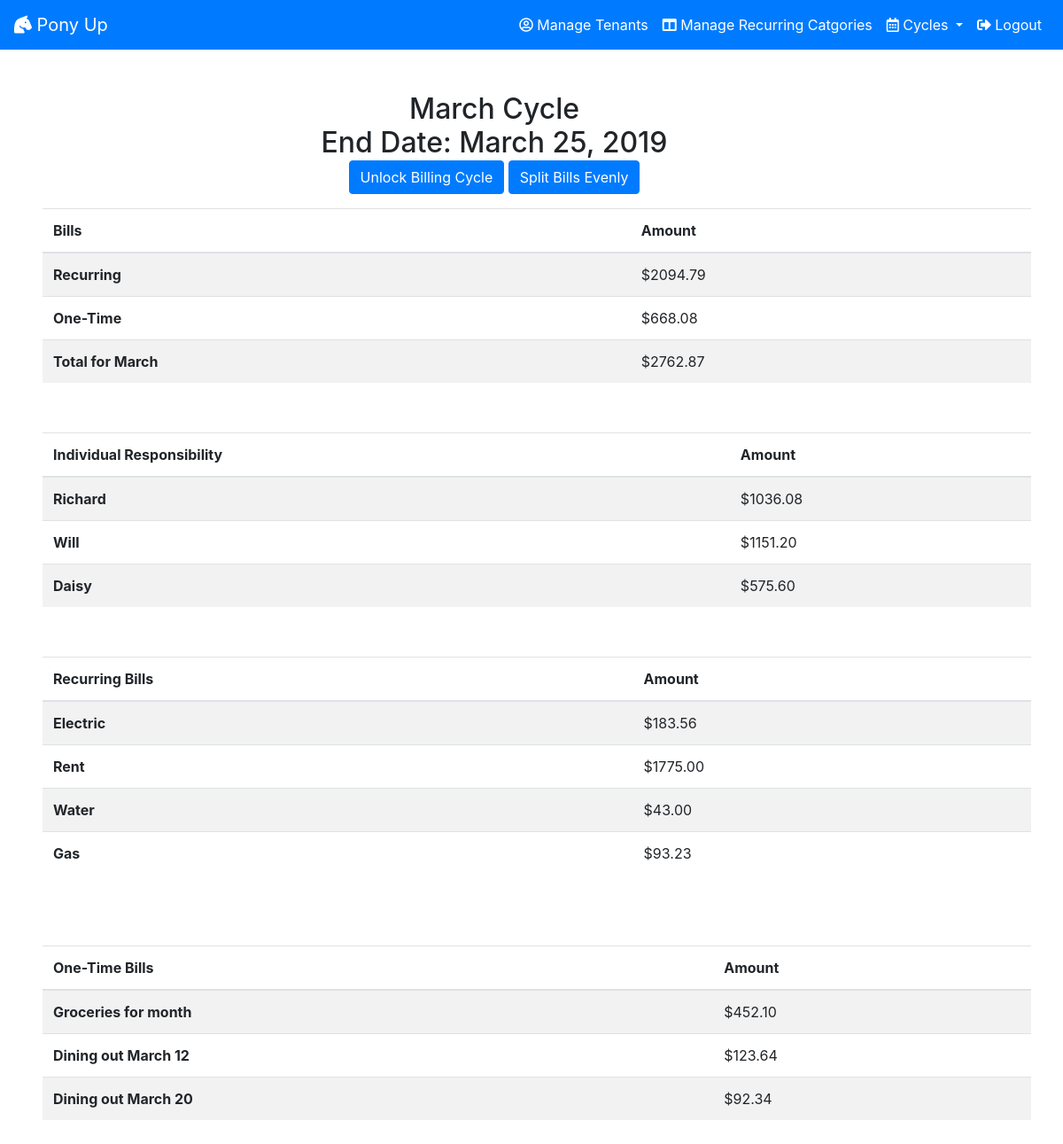
Screenshot of /cycleDetail/55 (signed in) with the database file from the repository.
### cycles/models.py (models this page shows, shortened)
class Cycle(models.Model):
    name = models.CharField(max_length=100)
    inactive = models.BooleanField(default=None, null=False)
    endDate = models.DateField(default=None)
    split = models.IntegerField(default=0)
    manager = models.ForeignKey(User, on_delete=models.CASCADE)

class Tenant(models.Model):
    name =  models.CharField(max_length=100)
    income = models.DecimalField(max_digits=9, decimal_places=2)
    manager = models.ForeignKey(User, on_delete=models.CASCADE)
    deletedOn = models.DateField(default=None, null=True)
    cycle = models.ManyToManyField("Cycle", through='tenantCycle')

class Bills(models.Model):
    name = models.CharField(max_length=100)
    amount = models.DecimalField(max_digits=9, decimal_places=2)
    recurring = models.BooleanField(default=None, null=False)
    cycle = models.ForeignKey(Cycle, on_delete=models.CASCADE)
    manager = models.ForeignKey(User, on_delete=models.CASCADE)

### cycles/views/cyclelist.py (the view)
# urls.py: path('cycleDetail/<int:cycle_id>', views.cycleDetail, name='cycleDetail'),
def cycleDetail(request, cycle_id):
    managerId = request.user.id
    recurringBills = Bills.objects.filter(recurring=1, cycle=cycle_id)
    recurringBillsDue = Bills.objects.filter(
        recurring=1, cycle=cycle_id).aggregate(Sum('amount'))
    oneTimeBills = Bills.objects.filter(recurring=0, cycle=cycle_id)
    oneTimeBillsDue = Bills.objects.filter(
        recurring=0, cycle=cycle_id).aggregate(Sum('amount'))
    print(oneTimeBillsDue)
    cycle = get_object_or_404(Cycle, pk=cycle_id)
    allBillsDue = Bills.objects.filter(cycle=cycle_id).aggregate(Sum('amount'))
    allBillsDueInt = allBillsDue['amount__sum']
    currentTenants = Tenant.objects.filter(cycle=cycle_id)
    currentTenantsIncome = Tenant.objects.filter(
        cycle=cycle_id).aggregate(Sum('income'))
    currentTenantsIncomeInt = currentTenantsIncome['income__sum']
    percentAmtDueSplit = dict()
    duePerTenant = list()
    numberOfTenants = Tenant.objects.filter(cycle=cycle_id).count()
    if allBillsDueInt == None:
        allBillsDueInt = 0
    if cycle.split == 0:
        for tenant in currentTenants:
            if numberOfTenants == 1:
                duePerTenant = allBillsDueInt
            else:
                duePerTenant = allBillsDueInt/numberOfTenants
    elif cycle.split == 1:
        for tenant in currentTenants:
            tenantName = tenant.name
            incomePercent = tenant.income/currentTenantsIncomeInt
            percentAmtDue = allBillsDueInt*incomePercent
            percentAmtDueSplit[tenantName] = percentAmtDue
    context = {'recurringBills': recurringBills, 'recurringBillsDue': recurringBillsDue, 'allBillsDue': allBillsDue, 'oneTimeBillsDue': oneTimeBillsDue,
               'oneTimeBills': oneTimeBills, 'cycle': cycle, 'currentTenants': currentTenants, 'duePerTenant': duePerTenant, 'percentAmtDue': percentAmtDueSplit}
    return render(request, 'cycles/cycleDetail.html', context)

### cycles/templates/cycles/cycleDetail.html (shortened to what this page needs)
{% extends "cycles/index.html" %}
{% block content %}
<div class="maxWidth">
    <br>
    <br>
    <h2 class='mx-5 center'>{{ cycle.name }} Cycle</h2>
    <h2 class='mx-5 center'>End Date: {{ cycle.endDate }}</h2>
    <div class='center'>
        {% if cycle.inactive == 1 %}
        <a href="{% url 'cycles:cycleLock' cycle.id %}"><button
                class="btn btn-primary btn-md">Unlock Billing
                Cycle</button></a>
        {% endif %}
        {% if cycle.split == 1 %}
        <a href="{% url 'cycles:percentSplit' cycle.id %}"><button
                class="btn btn-primary btn-md">Split Bills
                Evenly</button></a>
        {% endif %}
    </div>
    {% if cycle.split == 1 %}
    <table class="table table-striped mx-5 mt-3">
        <thead>
            <tr>
                <th scope="col">Bills</th>
                <th scope="col">Amount</th>
            </tr>
        </thead>
        <tbody>
            <tr>
                <th scope="row">Recurring</th>
                <td>${{ recurringBillsDue.amount__sum|floatformat:2 }}</td>
            </tr>
            <tr>
                <th scope="row">One-Time</th>
                <td>${{ oneTimeBillsDue.amount__sum|floatformat:2 }}</td>
            </tr>
            <tr>
                <th scope="row">Total for {{ cycle.name }}</th>
                <td>${{ allBillsDue.amount__sum|floatformat:2 }}</td>
            </tr>
        </tbody>
    </table>
    <br>
    <table class="table table-striped mx-5 mt-3">
        <thead>
            <tr>
                <th scope="col">Individual Responsibility</th>
                <th scope="col">Amount</th>
            </tr>
        </thead>
        <tbody>
            {% for tenant, due in percentAmtDue.items %}
            <tr>
                <th scope="row">{{ tenant }}</th>
                <td>${{ due|floatformat:2 }}</td>
            </tr>
            {% endfor %}
        </tbody>
    </table>
    {% endif %}
    <br>
    {% if cycle.inactive == 1 %}
    <table class="table table-striped mx-5 mt-3">
        <thead>
            <tr>
                <th scope="col">Recurring Bills</th>
                <th scope="col">Amount</th>
            </tr>
        </thead>
        <tbody>
            {% for bill in recurringBills%}
            <tr>
                <th scope="row">{{ bill.name }}</th>
                <td>${{ bill.amount }}</td>
            </tr>
            {% endfor %}
        </tbody>
    </table>
    <br>
    <br>
    <table class="table table-striped mx-5 mt-3">
        <thead>
            <tr>
                <th scope="col">One-Time Bills</th>
                <th scope="col">Amount</th>
            </tr>
        </thead>
        <tbody>
            {% for bill in oneTimeBills%}
            <tr>
                <th scope="row">{{ bill.name }}</th>
                <td>${{ bill.amount }}</td>
            </tr>
            {% endfor %}
        </tbody>
    </table>
    <br>
    {% endif %}
</div>
{% endblock %}

### cycles/static/cycles/index.css (style rules this page uses)
.center { text-align: center; justify-content: center; margin: auto; }
.maxWidth { max-width: 93%; }

### rows the page displays
Tenant: percentAmtDue "Richard"
Tenant: percentAmtDue "Will"
Tenant: percentAmtDue "Daisy"
Bills: name "Electric", amount "183.56"
Bills: name "Rent", amount "1775.00"
Bills: name "Water", amount "43.00"
Bills: name "Gas", amount "93.23"
Bills: name "Groceries for month", amount "452.10"
Bills: name "Dining out March 12", amount "123.64"
Bills: name "Dining out March 20", amount "92.34"

### other values shown
{{ recurringBillsDue.amount__sum|floatformat:2 }} "2094.79"
{{ oneTimeBillsDue.amount__sum|floatformat:2 }} "668.08"
{{ allBillsDue.amount__sum|floatformat:2 }} "2762.87"
{{ due|floatformat:2 }} "1036.08" "1151.20" "575.60"
